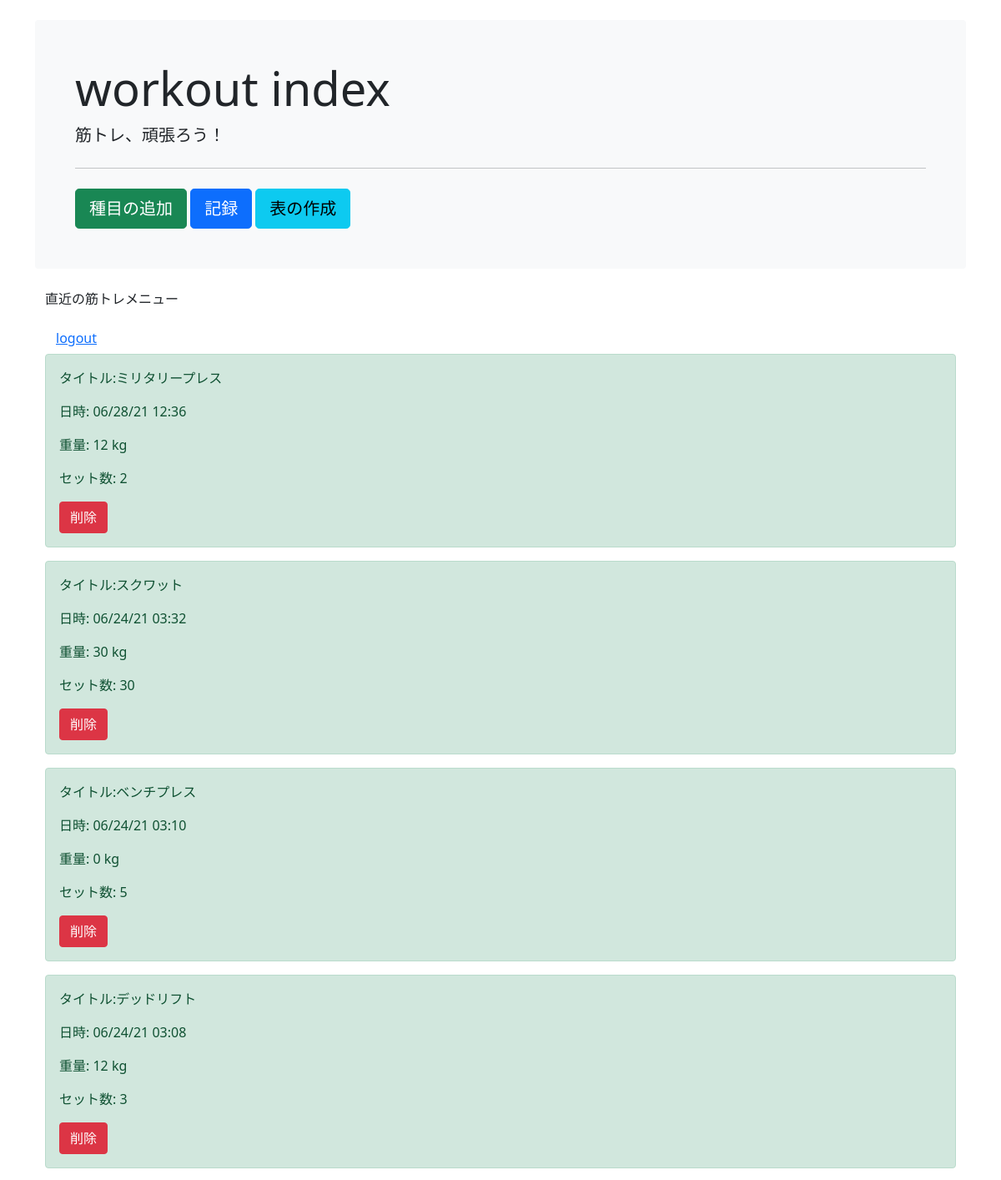
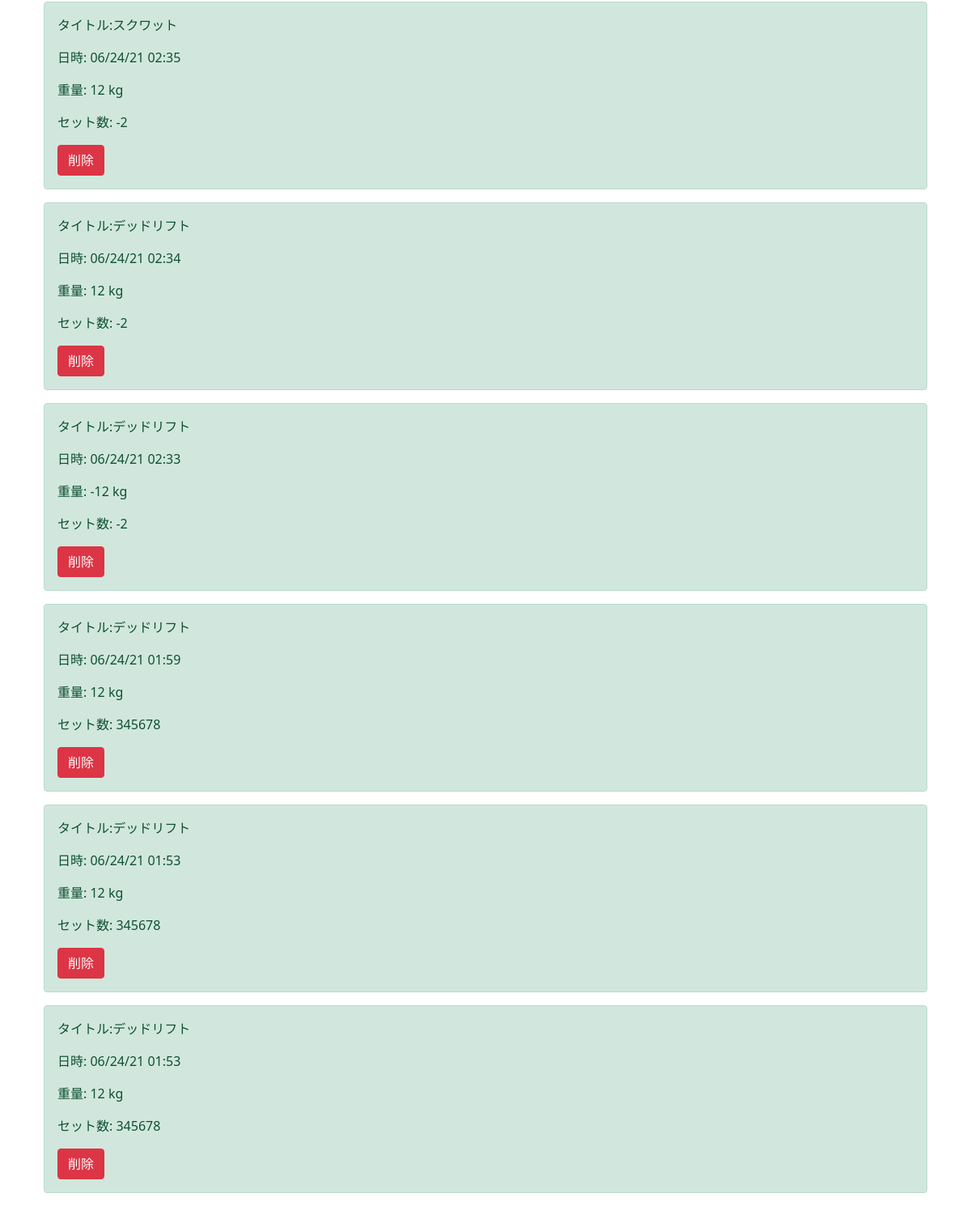
Page /index/ (signed in) on the committed database (2 pictures, top to bottom).
### workoutapp/models.py (models this page shows, shortened)
class Content(models.Model):
    event = models.CharField(max_length=50, default='')
    weight = models.IntegerField(null=True, default=0)
    set_number = models.IntegerField(default=0)
    training_date = models.DateTimeField(auto_now_add=True)
    username = models.CharField(max_length=50, default='')

### workoutapp/views.py (the view)
# urls.py: path('index/', views.index, name='index'),
@login_required
def index(request):
    if request.POST.get("input")=="1":
       a = request.POST.get("delete_pk")
       print(a)
       object_list = Content.objects.filter(id = request.POST.get("delete_pk")).delete()
       object_list = Content.objects.filter(username = request.user.username).order_by('-training_date')[:10]
       return render(request, 'index.html', {'object_list':object_list})
    username = request.user.username
    print(username)
    object_list = Content.objects.filter(username = request.user.username).order_by('-training_date')[:10]
    return render(request, 'index.html', {'object_list':object_list})

### templates/index.html (shortened to what this page needs)
{% extends 'base.html' %}
  {% block header %}
  <div class="container">
    <div class="bg-light p-3 p-sm-5 my-4 rounded">
      <h1 class="display-4">workout index</h1>
      <p class="lead">筋トレ、頑張ろう！</p>
      <hr class="my-4">
      <a class="btn btn-success btn-lg" href="{% url 'newevent' %}" role="button">種目の追加</a>
      <a class="btn btn-primary btn-lg" href="{% url 'record' %}" role="button">記録</a>
      <a class="btn btn-info btn-lg" href="{% url 'table' %}" role="button">表の作成</a>
  </div>
  {% endblock header %}
  {% block content %}
  <div class="container">
    <p>直近の筋トレメニュー</p>
    <a class="btn btn-link" href="{% url 'logout' %}" role="button">logout</a>
    {% for item in object_list %}
    <div class="alert alert-success" role="alert">
        <p>タイトル:{{ item.event }}</p>
        <p>日時: {{ item.training_date |date:"m/d/y H:i" }}</p>
        <p>重量: {{ item.weight }} kg</p>
        <p>セット数: {{ item.set_number }}</p>
        <form method="POST" action="{% url 'index' %}" enctype="multipart/form-data">
        <div class="col-12">
          <button class="btn btn-danger" type="submit">削除</button>
        </div>
        </form>
    </div>
    {% endfor %}
  </div>
  {% endblock content %}

### rows in the picture
Content: event "ミリタリープレス", training_date "06/28/21 12:36", weight "12", set_number "2"
Content: event "スクワット", training_date "06/24/21 03:32", weight "30", set_number "30"
Content: event "ベンチプレス", training_date "06/24/21 03:10", weight "0", set_number "5"
Content: event "デッドリフト", training_date "06/24/21 03:08", weight "12", set_number "3"
Content: event "スクワット", training_date "06/24/21 02:35", weight "12", set_number "-2"
Content: event "デッドリフト", training_date "06/24/21 02:34", weight "12", set_number "-2"
Content: event "デッドリフト", training_date "06/24/21 02:33", weight "-12", set_number "-2"
Content: event "デッドリフト", training_date "06/24/21 01:59", weight "12", set_number "345678"
Content: event "デッドリフト", training_date "06/24/21 01:53", weight "12", set_number "345678"
Content: event "デッドリフト", training_date "06/24/21 01:53", weight "12", set_number "345678"
